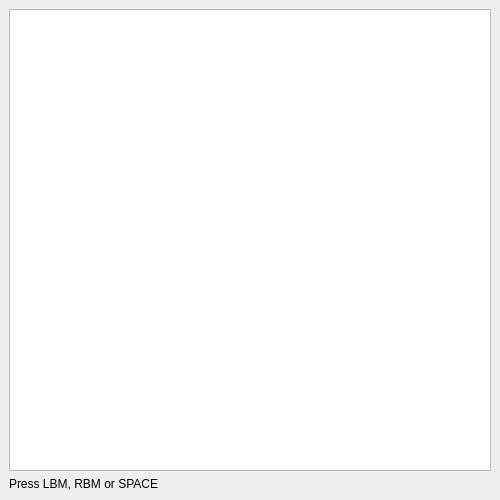
<?xml version="1.0" encoding="UTF-8"?>
<ui version="4.0">
 <class>MainWindow</class>
 <widget class="QMainWindow" name="MainWindow">
  <property name="geometry">
   <rect>
    <x>0</x>
    <y>0</y>
    <width>500</width>
    <height>500</height>
   </rect>
  </property>
  <property name="windowTitle">
   <string>Painter</string>
  </property>
  <widget class="QWidget" name="centralwidget">
   <layout class="QGridLayout" name="gridLayout_2">
    <item row="0" column="0">
     <layout class="QGridLayout" name="gridLayout">
      <item row="0" column="0">
       <widget class="QGraphicsView" name="graphicsView">
        <property name="enabled">
         <bool>true</bool>
        </property>
       </widget>
      </item>
     </layout>
    </item>
    <item row="1" column="0">
     <widget class="QLabel" name="label">
      <property name="text">
       <string>Press LBM, RBM or SPACE</string>
      </property>
     </widget>
    </item>
   </layout>
  </widget>
 </widget>
 <resources/>
 <connections/>
</ui>
